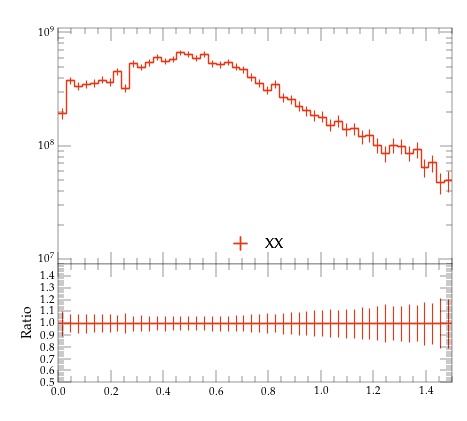

Here is the Python script that generated this plot:
#! /usr/bin/env python

# This Python script was auto-generated using YODA v2.0.2.
# Analysis object: /MC_HFJETS_NOTNORM/efracC
# Timestamp: 29-07-2026 (15:49:37)

import matplotlib as mpl
import matplotlib.pyplot as plt
mpl.use('Agg') # comment out for interactive use
import os
import numpy as np

plotDir = os.path.split(os.path.realpath(__file__))[0]
if 'YODA_USER_PLOT_PATH' in globals():
    plot_outdir = globals()['YODA_USER_PLOT_PATH']
else:
    plot_outdir = plotDir

#plot style
plt.style.use(os.path.join(plotDir, '../default.mplstyle'))
# plot metadata
figW, figH = plt.rcParams['figure.figsize']
ax_xLabel = r''
ax_yLabel = r''
ax_title  = r''
ax_xScale = 'linear'
ax_yScale = 'log'
xLims = (0.0, 1.5)
yLims = (9000000.0, 1100000000.0)

# TeX-friendly labels for the legend
labels = {
    'legend' : ([ r"XX" ], r""),
}

# Adjust canvas width and height
canvasW = 10.0
canvasH = 9.0
figW *= canvasW/10.
figH *= canvasH/9.

# Create figure and axis objects
fig, (ax, ratio0_ax) = plt.subplots(2, 1, sharex=True,
                  figsize=(figW,figH), gridspec_kw={'height_ratios': (6.0, 3.0)})

# Set figure margins
plt.subplots_adjust(
    left   = 1.0 * plt.rcParams['figure.subplot.left'],
    right  = 1.0 * plt.rcParams['figure.subplot.right'],
    top    = 1.0 * plt.rcParams['figure.subplot.top'],
    bottom = 1.0 * plt.rcParams['figure.subplot.bottom'])

ratio0_ax.yaxis.set_major_locator(mpl.ticker.MultipleLocator(0.1))
ratio0_ax.set_ylim(0.5, 1.4999)
ratio0_ax.set_ylabel('Ratio')

# the numerical data is stored in a separate file
dataf = dict()
prefix = os.path.split(__file__)[0]
if prefix:    prefix = prefix + '/'
exec(open(prefix+'efracC__data.py').read(), dataf)


legend_handles = dict() # keep track of handles for the legend

# style options for curves
# starts at zorder>=5 to draw curve on top of legend
styles = {
  'YYY': {
    'color' : '#EE3311',
    'linestyle' : '-',
    'linewidth' : 1,
    'marker' : 'none',
    'markersize' : 2,
    'capsize' : 0.0,
    'zorder' : 5,
    'histstyle' : 1,
    'drawstyle' : 'steps-pre',
    'xerrorbars' : 1,
    'yerrorbars' : 1,
    'fillcolor' : None,
    'fillopacity' : 1.0,
    'ratio0_linestyle' : '-',
    'ratio0_linewidth' : 1,
    'ratio0_marker' : 'none',
    'ratio0_markersize' : 2,
    'ratio0_capsize' : 0.0,
    'ratio0_zorder' : 5,
    'ratio0_histstyle' : 1,
    'ratio0_drawstyle' : 'steps-pre',
    'ratio0_xerrorbars' : 1,
    'ratio0_yerrorbars' : 1,
  },
}

# curve from input yoda files in main panel
for label, yvals in dataf['yvals'].items():
    if all(np.isnan(v) for v in dataf['yvals'][label]):
        continue
    tmp = None
    if styles[label]['histstyle']: # draw as histogram
        xpos = dataf['xedges'][label] if styles[label]['drawstyle'] else dataf['xpoints'][label]
        ypos = np.insert(yvals, 0, yvals[0]) if styles[label]['drawstyle'] else yvals
        if styles[label]['fillcolor']: # fill area below curve
            ax.fill_between(xpos, ypos, step='pre',
                            color=styles[label]['fillcolor'],
                            alpha=styles[label]['fillopacity'])
        tmp, = ax.plot(xpos, ypos,
                       color=styles[label]['color'],
                       linestyle=styles[label]['linestyle'],
                       linewidth=styles[label]['linewidth'],
                       drawstyle=styles[label]['drawstyle'], solid_joinstyle='miter',
                       zorder=styles[label]['zorder'], label=label)
    tmp = ax.errorbar(dataf['xpoints'][label], yvals,
                      xerr=np.array(dataf['xerrs'][label])*styles[label]['xerrorbars'],
                      yerr=np.array(dataf['yerrs'][label])*styles[label]['yerrorbars'],
                      fmt=styles[label]['marker'], capsize=styles[label]['capsize'],
                      markersize=styles[label]['markersize'],
                      ecolor=styles[label]['color'],
                      color=styles[label]['color'], zorder=styles[label]['zorder'])
    tmp[-1][0].set_linestyle(styles[label]['linestyle'])
    tmp[-1][0].set_linewidth(styles[label]['linewidth'])
    if label in dataf['add_legend_handle']:  legend_handles[label] = tmp
    for varLabel in dataf['variation_yvals'].keys():
        if varLabel.startswith(label):
            tmp, = ax.plot(dataf['xedges'][label], dataf['variation_yvals'][varLabel],
                           color=styles[label]['color'],
                           linestyle=styles[label]['linestyle'],
                           linewidth=styles[label]['linewidth'],
                           drawstyle='steps-pre', solid_joinstyle='miter',
                           zorder=styles[label]['zorder'], alpha=0.5)


# plots on ratio panel
# curve from input yoda files in ratio panel
for label, yvals in dataf['ratio0_yvals'].items():
    if all(np.isnan(v) for v in yvals):
        continue
    if styles[label]['ratio0_histstyle']: # plot as histogram
        xpos = dataf['xedges']['YYY'] if styles[label]['ratio0_drawstyle'] else dataf['xpoints']['YYY']
        ypos = np.insert(yvals, 0, yvals[0]) if styles[label]['ratio0_drawstyle'] else yvals
        ratio0_ax.plot(xpos, ypos,
                       color=styles[label]['color'],
                       linewidth=styles[label]['linewidth'],
                       linestyle=styles[label]['ratio0_linestyle'],
                       drawstyle=styles[label]['ratio0_drawstyle'], zorder=styles[label]['zorder'],
                       solid_joinstyle='miter')
    tmp = ratio0_ax.errorbar(dataf['xpoints']['YYY'], yvals,
                             xerr=np.array(dataf['ref_xerrs'])*styles[label]['ratio0_xerrorbars'],
                             yerr=np.array(dataf['ratio0_yerrs'][label])*styles[label]['ratio0_yerrorbars'],
                             fmt=styles[label]['ratio0_marker'], capsize=styles[label]['ratio0_capsize'],
                             markersize=styles[label]['ratio0_markersize'],
                             ecolor=styles[label]['color'],
                             color=styles[label]['color'])
    tmp[-1][0].set_linestyle(styles[label]['ratio0_linestyle'])
    tmp[-1][0].set_linewidth(styles[label]['ratio0_linewidth'])

    for varlabel in dataf['ratio0_variation_vals'].keys():
        if varlabel.startswith(label):
            ratio0_ax.plot(dataf['xedges']['YYY'],
                            dataf['ratio0_variation_vals'][varlabel],
                            color=styles[label]['color'],
                            linestyle=styles[label]['linestyle'],
                            linewidth=styles[label]['linewidth'],
                            drawstyle='steps-pre', solid_joinstyle='miter',
                            zorder=1, alpha=0.5)

legend_items = list(legend_handles.values())
ax.add_artist(ax.legend(legend_items,
                        labels['legend'][0],
                        title=labels['legend'][1],
                        alignment='left',
                        loc='lower center',
                        bbox_to_anchor=(0.5, 0.0)))

# set plot metadata as defined above
ratio0_ax.set_xlabel(ax_xLabel)
ratio0_ax.xaxis.set_label_coords(1., -0.15)
ax.set_ylabel(ax_yLabel, ha='right', va='top')
ax.yaxis.set_label_coords(-0.11, 1.0)
ax.set_title(ax_title, loc='left')
ax.set_xscale(ax_xScale)
ax.set_yscale(ax_yScale)
ax.set_xlim(xLims)
ax.set_ylim(yLims)

# tick formatting
plt.rcParams['xtick.top'] = True
plt.rcParams['ytick.right'] = True
ax.yaxis.set_major_locator(mpl.ticker.LogLocator(base=10.0, numticks=np.inf))
ax.yaxis.set_minor_locator(mpl.ticker.LogLocator(
                           base=10.0, subs=np.arange(0.1, 1, 0.1), numticks=np.inf))
fig.align_ylabels((ax, ratio0_ax))
plt.savefig(os.path.join(plot_outdir, 'efracC.pdf'), format='PDF')
plt.savefig(os.path.join(plot_outdir, 'efracC.png'), format='PNG')

plt.close(fig)
